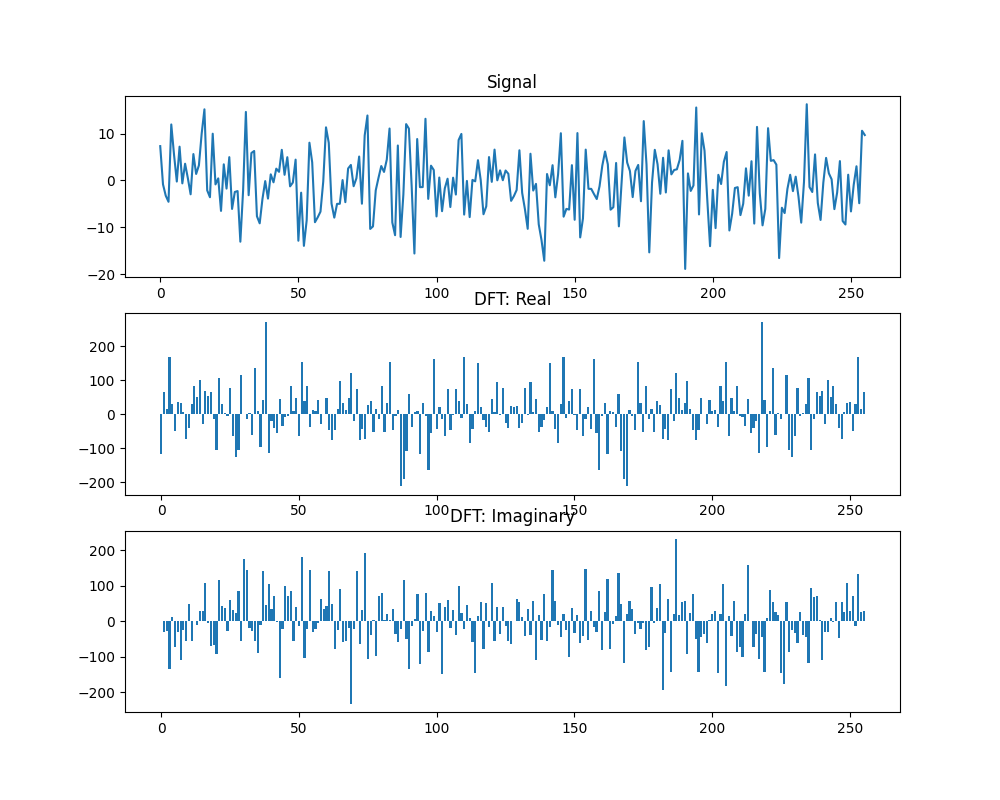

Recreate this plot in Python.
# Laba3. DFT

import sys
sys.path.append('../lab1')

import numpy as np
import matplotlib.pyplot as plt
import math

from random import random
from lab1 import generate_signal, draw, DrawOption, N, n, w, A, x

def dft(signal):
  def factor(pk, n):
    angle = -2 * math.pi / n * pk
    return complex(math.cos(angle), math.sin(angle))

  length = len(signal)
  result = np.zeros(length, dtype=complex)

  for p in range(length):
    for k in range(length):
      result[p] += factor(p * k, length) * signal[k]

  real, image = np.array([i.real for i in result]), np.array([i.imag for i in result])
  return real, image

def main_fn():
  signal = np.array([generate_signal(i) for i in range(N)])
  real, image = dft(signal)
  options = [
    DrawOption("Signal", "plot"),
    DrawOption("DFT: Real", "bar"),
    DrawOption("DFT: Imaginary", "bar")
  ]
  draw([signal, real, image], options, "lab3.png")

if __name__ == '__main__':
  main_fn()
